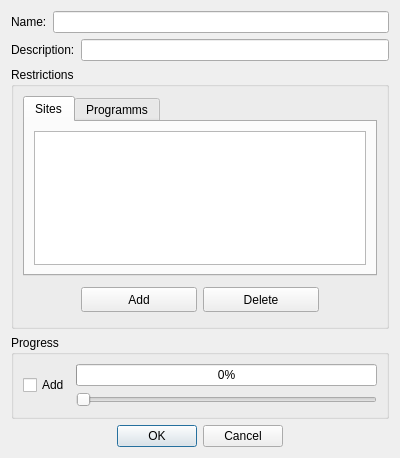
<?xml version="1.0" encoding="UTF-8"?>
<ui version="4.0">
 <class>ModeCreationDialog</class>
 <widget class="QDialog" name="ModeCreationDialog">
  <property name="geometry">
   <rect>
    <x>0</x>
    <y>0</y>
    <width>400</width>
    <height>458</height>
   </rect>
  </property>
  <property name="windowTitle">
   <string>Mode creation dialog</string>
  </property>
  <property name="styleSheet">
   <string notr="true"/>
  </property>
  <property name="locale">
   <locale language="English" country="UnitedStates"/>
  </property>
  <layout class="QGridLayout" name="gridLayout_3">
   <item row="0" column="0">
    <layout class="QVBoxLayout" name="verticalLayout_2">
     <item>
      <layout class="QHBoxLayout" name="horizontalLayout">
       <item>
        <widget class="QLabel" name="lblModeName">
         <property name="text">
          <string>Name:</string>
         </property>
        </widget>
       </item>
       <item>
        <widget class="QLineEdit" name="editModeName"/>
       </item>
      </layout>
     </item>
     <item>
      <layout class="QHBoxLayout" name="horizontalLayout_4">
       <item>
        <widget class="QLabel" name="label">
         <property name="text">
          <string>Description:</string>
         </property>
        </widget>
       </item>
       <item>
        <widget class="QLineEdit" name="editDescription"/>
       </item>
      </layout>
     </item>
    </layout>
   </item>
   <item row="1" column="0">
    <widget class="QGroupBox" name="groupBox">
     <property name="title">
      <string>Restrictions</string>
     </property>
     <layout class="QGridLayout" name="gridLayout">
      <item row="1" column="0">
       <layout class="QHBoxLayout" name="horizontalLayout_3" stretch="1,2,2,1">
        <property name="sizeConstraint">
         <enum>QLayout::SetMinAndMaxSize</enum>
        </property>
        <property name="leftMargin">
         <number>0</number>
        </property>
        <property name="topMargin">
         <number>5</number>
        </property>
        <property name="rightMargin">
         <number>0</number>
        </property>
        <property name="bottomMargin">
         <number>5</number>
        </property>
        <item>
         <spacer name="horizontalSpacer">
          <property name="orientation">
           <enum>Qt::Horizontal</enum>
          </property>
          <property name="sizeHint" stdset="0">
           <size>
            <width>40</width>
            <height>20</height>
           </size>
          </property>
         </spacer>
        </item>
        <item>
         <widget class="QPushButton" name="btnAddRestriction">
          <property name="enabled">
           <bool>true</bool>
          </property>
          <property name="sizePolicy">
           <sizepolicy hsizetype="Minimum" vsizetype="Minimum">
            <horstretch>0</horstretch>
            <verstretch>0</verstretch>
           </sizepolicy>
          </property>
          <property name="minimumSize">
           <size>
            <width>62</width>
            <height>25</height>
           </size>
          </property>
          <property name="text">
           <string>Add</string>
          </property>
          <property name="icon">
           <iconset resource="modecreationdialog.qrc">
            <normaloff>:/ModeCreationDialog/Resources/add.ico</normaloff>:/ModeCreationDialog/Resources/add.ico</iconset>
          </property>
         </widget>
        </item>
        <item>
         <widget class="QPushButton" name="btnDeleteRestriction">
          <property name="sizePolicy">
           <sizepolicy hsizetype="Minimum" vsizetype="Minimum">
            <horstretch>0</horstretch>
            <verstretch>0</verstretch>
           </sizepolicy>
          </property>
          <property name="minimumSize">
           <size>
            <width>65</width>
            <height>25</height>
           </size>
          </property>
          <property name="text">
           <string>Delete</string>
          </property>
          <property name="icon">
           <iconset resource="modecreationdialog.qrc">
            <normaloff>:/ModeCreationDialog/Resources/delete.ico</normaloff>:/ModeCreationDialog/Resources/delete.ico</iconset>
          </property>
         </widget>
        </item>
        <item>
         <spacer name="horizontalSpacer_2">
          <property name="orientation">
           <enum>Qt::Horizontal</enum>
          </property>
          <property name="sizeHint" stdset="0">
           <size>
            <width>40</width>
            <height>20</height>
           </size>
          </property>
         </spacer>
        </item>
       </layout>
      </item>
      <item row="0" column="0">
       <widget class="QTabWidget" name="tabWidget">
        <property name="currentIndex">
         <number>0</number>
        </property>
        <widget class="QWidget" name="restrSites">
         <attribute name="title">
          <string>Sites</string>
         </attribute>
         <layout class="QGridLayout" name="gridLayout_4">
          <item row="0" column="0">
           <widget class="QListView" name="sitesListView"/>
          </item>
         </layout>
        </widget>
        <widget class="QWidget" name="restrPrograms">
         <attribute name="title">
          <string>Programms</string>
         </attribute>
         <layout class="QGridLayout" name="gridLayout_5">
          <item row="0" column="0">
           <widget class="QListView" name="programsListView"/>
          </item>
         </layout>
        </widget>
       </widget>
      </item>
     </layout>
    </widget>
   </item>
   <item row="2" column="0">
    <widget class="QGroupBox" name="groupBox_2">
     <property name="title">
      <string>Progress</string>
     </property>
     <layout class="QGridLayout" name="gridLayout_2">
      <item row="0" column="0">
       <layout class="QHBoxLayout" name="horizontalLayout_2">
        <item>
         <widget class="QCheckBox" name="progressCheckBox">
          <property name="text">
           <string>Add</string>
          </property>
         </widget>
        </item>
        <item>
         <layout class="QVBoxLayout" name="verticalLayout">
          <item>
           <widget class="QProgressBar" name="progressBar">
            <property name="sizePolicy">
             <sizepolicy hsizetype="Minimum" vsizetype="Fixed">
              <horstretch>0</horstretch>
              <verstretch>0</verstretch>
             </sizepolicy>
            </property>
            <property name="value">
             <number>0</number>
            </property>
            <property name="orientation">
             <enum>Qt::Horizontal</enum>
            </property>
           </widget>
          </item>
          <item>
           <widget class="QSlider" name="progressBarSlider">
            <property name="enabled">
             <bool>true</bool>
            </property>
            <property name="sizePolicy">
             <sizepolicy hsizetype="Expanding" vsizetype="Expanding">
              <horstretch>0</horstretch>
              <verstretch>0</verstretch>
             </sizepolicy>
            </property>
            <property name="maximum">
             <number>100</number>
            </property>
            <property name="orientation">
             <enum>Qt::Horizontal</enum>
            </property>
           </widget>
          </item>
         </layout>
        </item>
       </layout>
      </item>
     </layout>
    </widget>
   </item>
   <item row="3" column="0">
    <widget class="QDialogButtonBox" name="buttonBox">
     <property name="contextMenuPolicy">
      <enum>Qt::DefaultContextMenu</enum>
     </property>
     <property name="locale">
      <locale language="English" country="UnitedStates"/>
     </property>
     <property name="inputMethodHints">
      <set>Qt::ImhNone</set>
     </property>
     <property name="orientation">
      <enum>Qt::Horizontal</enum>
     </property>
     <property name="standardButtons">
      <set>QDialogButtonBox::Cancel|QDialogButtonBox::Ok</set>
     </property>
     <property name="centerButtons">
      <bool>true</bool>
     </property>
    </widget>
   </item>
  </layout>
 </widget>
 <resources>
  <include location="modecreationdialog.qrc"/>
 </resources>
 <connections>
  <connection>
   <sender>buttonBox</sender>
   <signal>accepted()</signal>
   <receiver>ModeCreationDialog</receiver>
   <slot>accept()</slot>
   <hints>
    <hint type="sourcelabel">
     <x>257</x>
     <y>448</y>
    </hint>
    <hint type="destinationlabel">
     <x>157</x>
     <y>274</y>
    </hint>
   </hints>
  </connection>
  <connection>
   <sender>buttonBox</sender>
   <signal>rejected()</signal>
   <receiver>ModeCreationDialog</receiver>
   <slot>reject()</slot>
   <hints>
    <hint type="sourcelabel">
     <x>325</x>
     <y>448</y>
    </hint>
    <hint type="destinationlabel">
     <x>286</x>
     <y>274</y>
    </hint>
   </hints>
  </connection>
  <connection>
   <sender>progressBarSlider</sender>
   <signal>valueChanged(int)</signal>
   <receiver>progressBar</receiver>
   <slot>setValue(int)</slot>
   <hints>
    <hint type="sourcelabel">
     <x>107</x>
     <y>398</y>
    </hint>
    <hint type="destinationlabel">
     <x>182</x>
     <y>376</y>
    </hint>
   </hints>
  </connection>
 </connections>
</ui>
